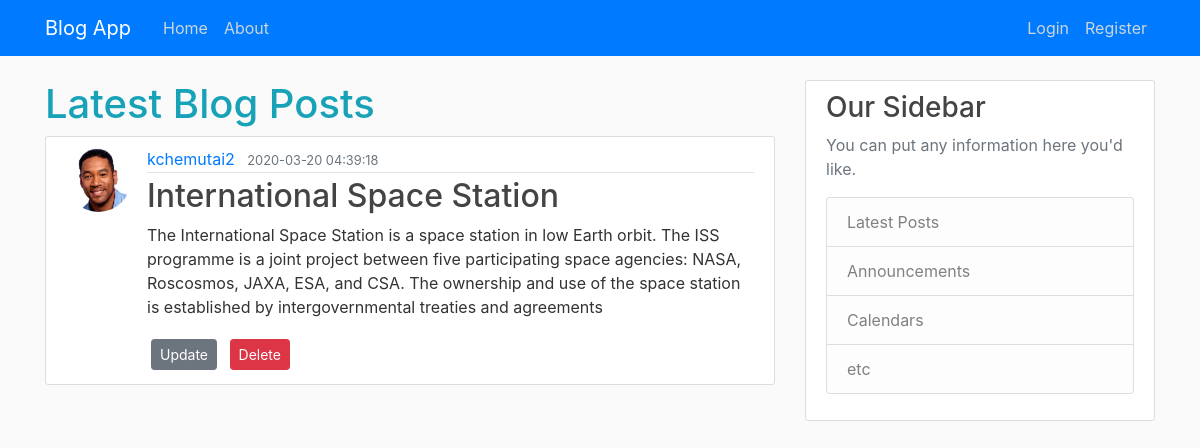
Page /post/13 on the committed database.
### blog/models.py (models this page shows, shortened)
class User(db.Model, UserMixin):
    id = db.Column(db.Integer, primary_key=True)
    username = db.Column(db.String(20), unique=True, nullable=False)
    email = db.Column(db.String(120), unique=True, nullable=False)
    image_file = db.Column(db.String(20), nullable=False, default = 'default.jpg')
    password = db.Column(db.String(60), nullable=False)
    posts = db.relationship('Post', backref='author', lazy=True)

class Post(db.Model):
    id = db.Column(db.Integer, primary_key=True)
    title = db.Column(db.String(120), nullable=False)
    date_posted = db.Column(db.DateTime, nullable=False, default=datetime.utcnow)
    content = db.Column(db.Text, nullable=False)
    user_id = db.Column(db.Integer, db.ForeignKey('user.id'), nullable=False)

### blog/routes.py (the view)
@app.route('/post/<int:post_id>')
def post(post_id):
    post =Post.query.get_or_404(post_id)
    return render_template('post.html', title=post.title, post=post)

### blog/templates/post.html (shortened to what this page needs)
{% extends "layout.html" %}
{% block content %}
    <h1 class="text-info">Latest Blog Posts</h1>
        <article class="media content-section">
          <img src="{{url_for('static', filename='images/' + post.author.image_file)}}" alt="" class="rounded-circle article-img">
          <div class="media-body">
            <div class="article-metadata">
              <a class="mr-2" href="{{ url_for('user_posts', username=post.author.username) }}">{{ post.author.username }}</a>
              <small class="text-muted">{{ post.date_posted.strftime('%Y-%m-%d  %H:%M:%S') }}</small>
            </div>
            <h2 class="article-title">{{ post.title }}</h2>
            <p class="article-content">{{ post.content }}</p>
            <div>
                <a class=" btn btn-secondary btn-sm m-1 " href="{{ url_for('update_post', post_id=post.id )}}" >Update</a>
                <button type="button" class="btn btn-danger btn-sm m-1" data-toggle="modal" data-target="#deleteModal">Delete</button>
            </div>
          </div>
        </article>
{% endblock%}

### blog/static/main.css (style rules this page uses)
body { background: #fafafa; color: #333333; margin-top: 5rem; }
h1, h2, h3, h4, h5, h6 { color: #444444; }
.content-section { background: #ffffff; padding: 10px 20px; border: 1px solid #dddddd; border-radius: 3px; margin-bottom: 20px; }
.article-title { color: #444444; }
.article-content { white-space: pre-line; }
.article-img { height: 65px; width: 65px; margin-right: 16px; }
.article-metadata { padding-bottom: 1px; margin-bottom: 4px; border-bottom: 1px solid #e3e3e3 }

### rows in the picture
User: image_file (picture), author.username "kchemutai2"
Post: date_posted "2020-03-20 04:39:18", title "International Space Station", content "The International Space Station is a space station in low Earth orbit. The ISS programme is a joint project between five participating space agencies: NASA, Roscosmos, JAXA, ESA, and CSA. The ownership and use of the space station is established by intergovernmental treaties and agreements"
